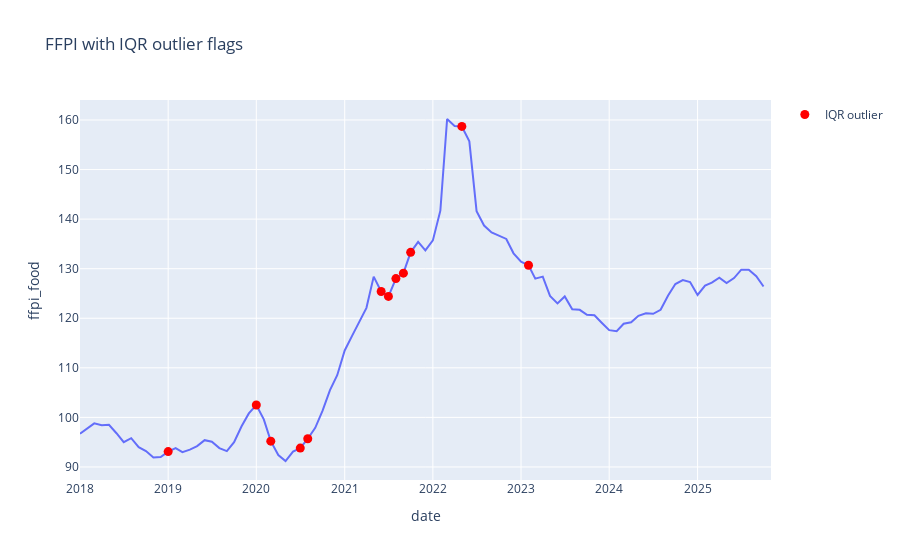

The cell this chart's notebook holds for it:
### Code cell
# Outlier overlay on FFPI

fig = px.line(df, x="date", y="ffpi_food", title="FFPI with IQR outlier flags")
outliers = df[df.get("flag_iqr_outlier", False)]
if not outliers.empty:
    fig.add_scatter(x=outliers["date"], y=outliers["ffpi_food"], mode="markers",
                    marker=dict(color="red", size=9), name="IQR outlier")
save_fig(fig, "09_ffpi_outliers.png")
fig.show()
